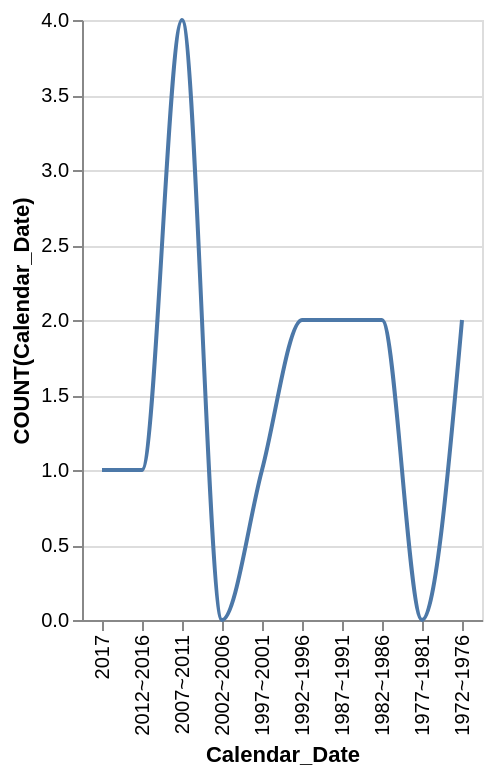

Source (Vega-Lite JSON):
### Vega-Lite specification from a JSON file in a GitHub repository (floating-point values rounded to 4 significant figures)
{"data": {"values": [{"x_data": "2017", "y_data": 1}, {"x_data": "2012~2016", "y_data": 1}, {"x_data": "2007~2011", "y_data": 4}, {"x_data": "2002~2006", "y_data": 0}, {"x_data": "1997~2001", "y_data": 1}, {"x_data": "1992~1996", "y_data": 2}, {"x_data": "1987~1991", "y_data": 2}, {"x_data": "1982~1986", "y_data": 2}, {"x_data": "1977~1981", "y_data": 0}, {"x_data": "1972~1976", "y_data": 2}]}, "mark": {"type": "line", "interpolate": "monotone"}, "encoding": {"x": {"field": "x_data", "type": "nominal", "title": "Calendar_Date", "sort": "descending"}, "y": {"field": "y_data", "type": "quantitative", "title": "COUNT(Calendar_Date)"}}}
